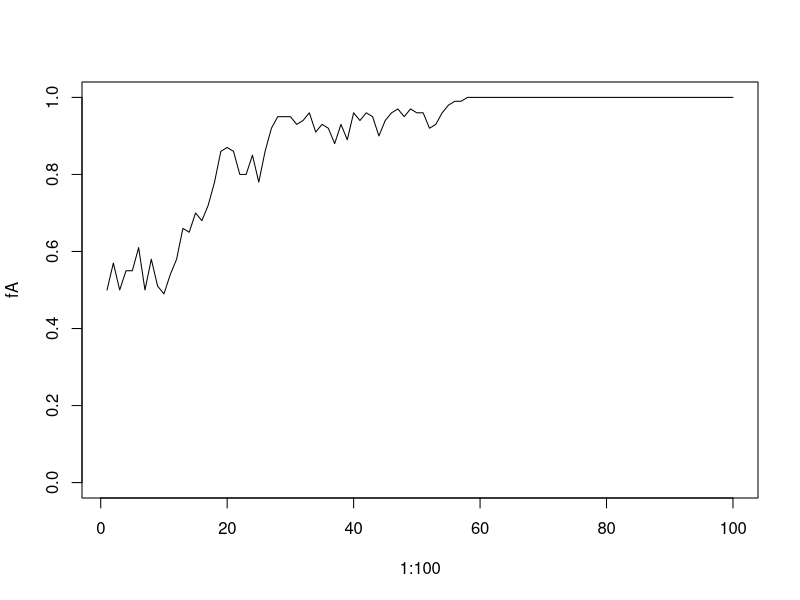
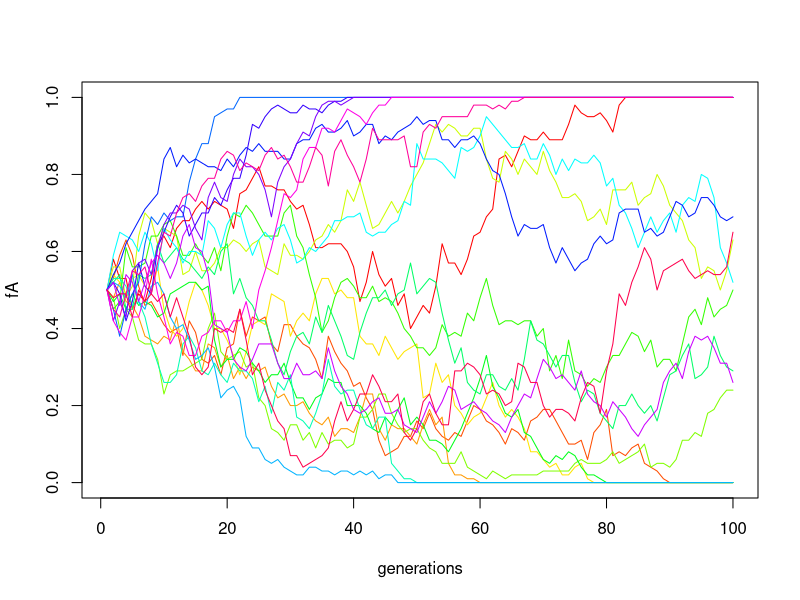
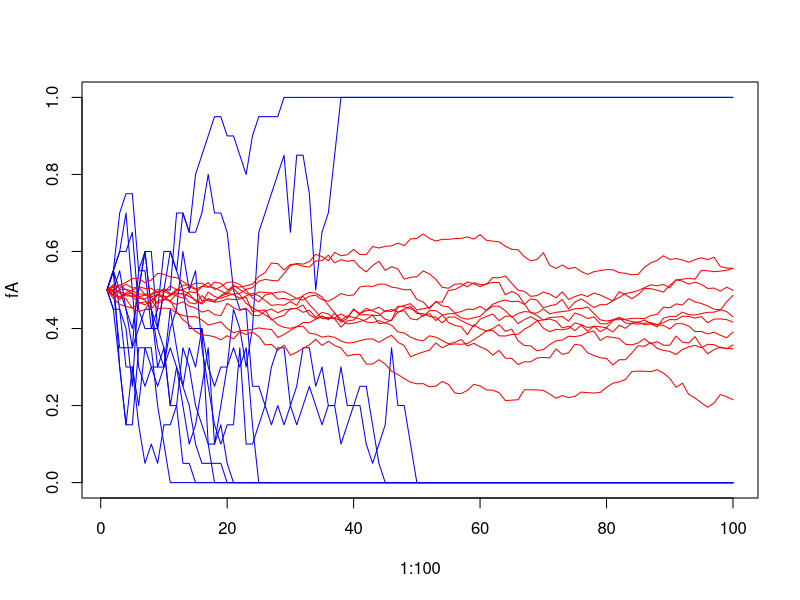

The R source for these figures, in order:
N <- 50
fA <- 0.25

rbinom(1, 2*N, fA) / (2*N)

mean( rbinom(20, 2*N, fA) / (2*N) )

mean( rbinom(1e5, 2*N, fA) / (2*N) )

N <- 50
# 100 generations
fA <- rep(NA, 100)
# at t=0
fA[1] <- 0.5

for (t in 1:99) fA[t+1] <- rbinom(1, 2*N, fA[t]) / (2*N)

plot(x=1:100, y=fA, type="l", ylim=c(0,1))

N <- 50
for (j in 1:20) {
    fA <- rep(NA, 100)
    fA[1] <- 0.5
    for (t in 1:99) fA[t+1] <- rbinom(1, 2*N, fA[t]) / (2*N)
    if (j==1) plot(x=1:100, y=fA, xlab="generations", type="l", ylim=c(0,1), col=rainbow(20)[j]) else lines(x=1:100, y=fA, col=rainbow(20)[j])
}

# small population (blue)
N <- 10
for (j in 1:10) {
    fA <- rep(NA, 100); fA[1] <- 0.5
    for (t in 1:99) fA[t+1] <- rbinom(1, 2*N, fA[t]) / (2*N)
    if (j==1) plot(x=1:100, y=fA, type="l", ylim=c(0,1), col="blue") else lines(x=1:100, y=fA, col="blue")
}

# large population (red)
N <- 1000
for (j in 1:10) {
    fA <- rep(NA, 100); fA[1] <- 0.5
    for (t in 1:99) fA[t+1] <- rbinom(1, 2*N, fA[t]) / (2*N)
    lines(x=1:100, y=fA, col="red")
}
